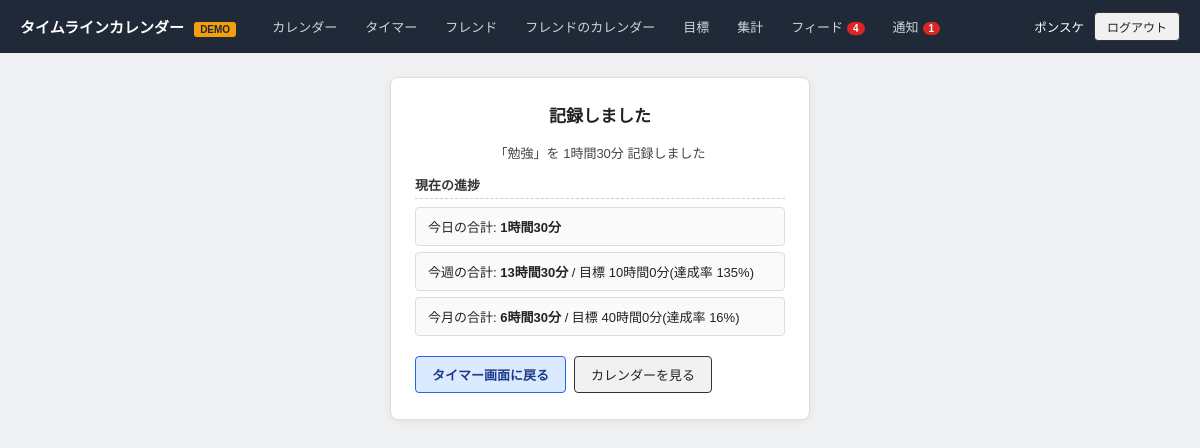
/timer/stopped/1 (signed in), run on the app's committed database.
### tables this page shows
CREATE TABLE users (
            id INTEGER PRIMARY KEY AUTOINCREMENT,
            display_name TEXT NOT NULL,
            email TEXT NOT NULL UNIQUE,
            password_hash TEXT NOT NULL,
            email_verified BOOLEAN NOT NULL DEFAULT 1,
            created_at TEXT NOT NULL
        );

CREATE TABLE events (
            id INTEGER PRIMARY KEY AUTOINCREMENT,
            user_id INTEGER NOT NULL REFERENCES users(id) ON DELETE CASCADE,
            title TEXT NOT NULL,
            start_at TEXT NOT NULL,
            end_at TEXT NOT NULL,
            memo TEXT,
            source TEXT NOT NULL DEFAULT 'manual' CHECK (source IN ('timer', 'manual')),
            created_at TEXT NOT NULL,
            updated_at TEXT NOT NULL
        , category TEXT, visibility TEXT NOT NULL DEFAULT 'public');

CREATE TABLE goals (
            id INTEGER PRIMARY KEY AUTOINCREMENT,
            user_id INTEGER NOT NULL REFERENCES users(id) ON DELETE CASCADE,
            period TEXT NOT NULL CHECK (period IN ('week', 'month')),
            target_minutes INTEGER NOT NULL,
            is_public BOOLEAN NOT NULL DEFAULT 0,
            created_at TEXT NOT NULL,
            updated_at TEXT NOT NULL,
            UNIQUE (user_id, period)
        );

### app.py (the view)
@app.route("/timer/stopped/<int:event_id>")
@login_required
def timer_stopped(event_id):
    ev = db.get_event(event_id)
    if ev is None or ev["user_id"] != g.user["id"]:
        return redirect(url_for("timer_view"))
    progress = db.compute_progress(g.user["id"])
    return render_template("timer_stopped.html", event=ev, progress=progress, duration=cu.format_duration(
        (db.parse_dt(ev["end_at"]) - db.parse_dt(ev["start_at"])).total_seconds()
    ))

### app.py (called while the page is built)
@app.before_request
def load_logged_in_user():
    g.user = None
    user_id = session.get("user_id")
    if user_id:
        g.user = db.get_user_by_id(user_id)
        if g.user is None:
            session.clear()

@app.before_request
def require_email_verified():
    if g.user and not g.user["email_verified"] and request.endpoint not in VERIFY_EXEMPT_ENDPOINTS:
        return redirect(url_for("verify_notice"))

def login_required(view):
    @wraps(view)
    def wrapped(*args, **kwargs):
        if g.user is None:
            return redirect(url_for("login", next=request.path))
        return view(*args, **kwargs)
    return wrapped

@app.context_processor
def inject_badges():
    if g.user:
        return {
            "unread_notifications": db.unread_notification_count(g.user["id"]),
            "unread_feed": db.get_feed_unread_count(g.user["id"]),
        }
    return {}

### calendar_utils.py (called while the page is built)
def format_duration(seconds):
    seconds = int(seconds)
    h, rem = divmod(seconds, 3600)
    m, s = divmod(rem, 60)
    if h:
        return f"{h}時間{m}分"
    if m:
        return f"{m}分{s}秒" if s else f"{m}分"
    return f"{s}秒"

### db.py (called while the page is built)
def to_str(dt):
    return dt.strftime(DT_FMT)

def parse_dt(s):
    return datetime.strptime(s, DT_FMT)

def get_connection():
    conn = sqlite3.connect(DB_PATH)
    conn.row_factory = sqlite3.Row
    conn.execute("PRAGMA foreign_keys = ON")
    return conn

def get_user_by_id(user_id):
    conn = get_connection()
    try:
        row = conn.execute("SELECT * FROM users WHERE id = ?", (user_id,)).fetchone()
        return dict(row) if row else None
    finally:
        conn.close()

def get_events_range(user_id, range_start, range_end, only_public=False):
    conn = get_connection()
    try:
        query = "SELECT * FROM events WHERE user_id = ? AND start_at < ? AND end_at > ?"
        params = [user_id, to_str(range_end), to_str(range_start)]
        if only_public:
            query += " AND visibility = 'public'"
        query += " ORDER BY start_at"
        rows = conn.execute(query, params).fetchall()
        return [dict(r) for r in rows]
    finally:
        conn.close()

def get_event(event_id):
    conn = get_connection()
    try:
        row = conn.execute("SELECT * FROM events WHERE id = ?", (event_id,)).fetchone()
        return dict(row) if row else None
    finally:
        conn.close()

### templates/timer_stopped.html (shortened to what this page needs)
{% extends "base.html" %}
{% block content %}
<div class="form-window timer-window">
  <h1>記録しました</h1>
  <p class="timer-status">「{{ event.title }}」を {{ duration }} 記録しました</p>
  <div class="section-title" style="text-align:left;">現在の進捗</div>
  <div class="list-row" style="text-align:left;">
    <span>今日の合計: <strong>{{ (progress.today_minutes // 60) }}時間{{ (progress.today_minutes % 60) }}分</strong></span>
  </div>
  {% for period, label in [('week', '週'), ('month', '月')] %}
    {% set info = progress[period] %}
    <div class="list-row" style="text-align:left;">
      <span>
        今{{ label }}の合計: <strong>{{ (info.total_minutes // 60) }}時間{{ (info.total_minutes % 60) }}分</strong>
        {% if info.target_minutes %}
          / 目標 {{ (info.target_minutes // 60) }}時間{{ (info.target_minutes % 60) }}分(達成率 {{ info.achievement_rate }}%)
        {% endif %}
      </span>
    </div>
  {% endfor %}
  <div class="form-actions">
    <a class="btn btn-primary" href="{{ url_for('timer_view') }}">タイマー画面に戻る</a>
    <a class="btn" href="{{ url_for('calendar_view') }}">カレンダーを見る</a>
  </div>
</div>
{% endblock %}

### templates/base.html (shortened to what this page needs)
<!DOCTYPE html>
<html lang="ja">
<head>
<link rel="stylesheet" href="{{ url_for('static', filename='style.css') }}">
</head>
<body>
{% if g.user %}
<header class="topbar">
  <div class="brand">タイムラインカレンダー <span class="demo-badge">DEMO</span></div>
  <nav class="topnav">
    <a href="{{ url_for('calendar_view') }}" class="{{ 'active' if request.endpoint in ('calendar_view',) else '' }}">カレンダー</a>
    <a href="{{ url_for('timer_view') }}" class="{{ 'active' if request.endpoint == 'timer_view' else '' }}">タイマー</a>
    <a href="{{ url_for('friends_view') }}" class="{{ 'active' if request.endpoint == 'friends_view' else '' }}">フレンド</a>
    <a href="{{ url_for('select_friend_calendar') }}" class="{{ 'active' if request.endpoint == 'select_friend_calendar' or request.endpoint == 'friend_calendar_view' else '' }}">フレンドのカレンダー</a>
    <a href="{{ url_for('goals_view') }}" class="{{ 'active' if request.endpoint == 'goals_view' else '' }}">目標</a>
    <a href="{{ url_for('reports_view') }}" class="{{ 'active' if request.endpoint == 'reports_view' else '' }}">集計</a>
    <a href="{{ url_for('feed_view') }}" class="{{ 'active' if request.endpoint == 'feed_view' else '' }}">フィード{% if unread_feed %}<span class="nav-badge">{{ unread_feed }}</span>{% endif %}</a>
    <a href="{{ url_for('notifications_view') }}" class="{{ 'active' if request.endpoint == 'notifications_view' else '' }}">通知{% if unread_notifications %}<span class="nav-badge">{{ unread_notifications }}</span>{% endif %}</a>
  </nav>
  <div class="user-area">
    <a href="{{ url_for('account_settings') }}" class="user-name-link">{{ g.user.display_name }}</a>
    <form method="post" action="{{ url_for('logout') }}" style="display:inline;">
      <button type="submit" class="btn btn-sm">ログアウト</button>
    </form>
  </div>
</header>
{% endif %}
<main class="page">
  {% block content %}{% endblock %}
</main>
</body>
</html>

### static/style.css (style rules this page uses)
:root { --line: #999; --line-dark: #333; --bg-page: #eef0f2; --bg-card: #ffffff; --field-bg: #f6f7f8; --accent: #2563eb; --accent-bg: #dbeaff; --today: #fff3cd; --busy: #dbeeff; }
* { box-sizing: border-box; }
body { margin: 0; font-family: "Hiragino Kaku Gothic ProN", "Yu Gothic", "Meiryo", sans-serif; background: var(--bg-page); color: #222; }
.topbar { display: flex; align-items: center; background: #1f2937; color: #fff; padding: 10px 20px; gap: 24px; }
.brand { font-weight: bold; font-size: 15px; }
.demo-badge { background: #f59e0b; color: #1f2937; font-size: 10px; font-weight: bold; padding: 2px 6px; border-radius: 3px; margin-left: 6px; vertical-align: middle; }
.topnav { display: flex; gap: 4px; flex: 1; }
.topnav a { color: #d1d5db; text-decoration: none; font-size: 13px; padding: 6px 12px; border-radius: 4px; }
.user-area { display: flex; align-items: center; gap: 10px; font-size: 12.5px; }
.page { max-width: 980px; margin: 24px auto; padding: 0 16px; }
.auth-window, .form-window { max-width: 420px; background: var(--bg-card); border: 1px solid #ddd; border-radius: 8px; padding: 24px; margin: 0 auto; box-shadow: 0 2px 6px rgba(0,0,0,0.06); }
.form-window.timer-window { text-align: center; }
h1 { font-size: 17px; margin: 0 0 16px; }
.btn { display: inline-block; border: 1px solid var(--line-dark); background: #f1f1f1; padding: 8px 16px; border-radius: 4px; font-size: 13px; cursor: pointer; color: #222; text-decoration: none; margin: 2px 0; }
.btn-primary { background: var(--accent-bg); border-color: var(--accent); font-weight: bold; color: #1e3a8a; }
.btn-sm { padding: 5px 12px; font-size: 12px; }
.form-actions { margin-top: 18px; display: flex; gap: 8px; flex-wrap: wrap; }
.section-title { font-weight: bold; font-size: 13px; margin: 18px 0 8px; padding-bottom: 4px; border-bottom: 1px dashed #ccc; color: #333; }
.section-title:first-of-type { margin-top: 0; }
.list-row { display: flex; align-items: center; justify-content: space-between; border: 1px solid #ddd; border-radius: 4px; padding: 9px 12px; margin-bottom: 6px; font-size: 13px; background: #fafafa; }
.timer-status { font-size: 13px; color: #444; }
.nav-badge { display: inline-block; background: #dc2626; color: #fff; font-size: 10px; font-weight: bold; padding: 1px 6px; border-radius: 10px; margin-left: 4px; vertical-align: middle; }
.user-name-link { color: #fff; text-decoration: none; font-size: 12.5px; }

### data on the page
users: user.display_name "ポンスケ"
events: title "勉強"
goals: target_minutes "10", (info.target_minutes%60) "0"
goals: target_minutes "40", (info.target_minutes%60) "0"

### other printed values
{{ unread_feed }} "4"
{{ unread_notifications }} "1"
{{ duration }} "1時間30分"
{{ (progress.today_minutes // 60) }} "1"
{{ (progress.today_minutes % 60) }} "30"
{{ label }} "週" "月"
{{ (info.total_minutes // 60) }} "13" "6"
{{ (info.total_minutes % 60) }} "30" "30"
{{ info.achievement_rate }} "135" "16"
